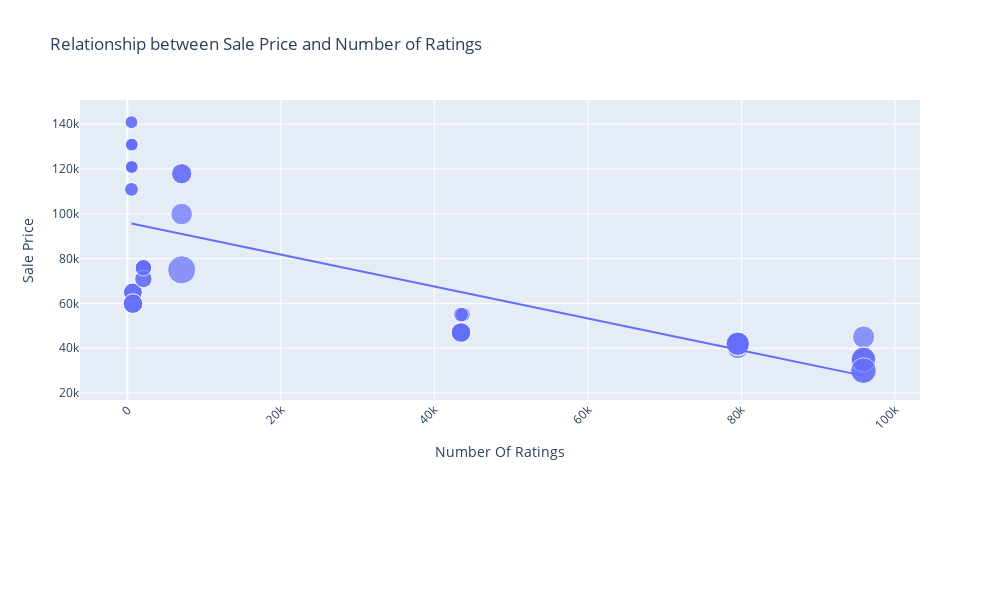

The cell this chart's notebook holds for it:
### Code cell
figure = px.scatter(data_frame = data, x= "Number Of Ratings", y="Sale Price", size="Discount Percentage", trendline = "ols", title= "Relationship between Sale Price and Number of Ratings")
figure.update_layout(
    xaxis_tickangle=-45,  # Rotate labels for better visibility
    xaxis_title="Number Of Ratings", 
    yaxis_title="Sale Price",
    height=600,  
    width=1000,  
    margin=dict(b=200)  
)
figure.show()

### Figure 1 — Plotly figure (JSON) as saved in the notebook; plotly's stock layout.template omitted (floating-point values rounded to 4 significant figures)
{"data": [{"hovertemplate": "Number Of Ratings=%{x}<br>Sale Price=%{y}<br>Discount Percentage=%{marker.size}<extra></extra>", "legendgroup": "", "marker": {"color": "#636efa", "size": [0, 0, 0, 0, 0, 0, 0, 0, 0, 20, 16, 20, 20, 20, 0, 0, 0, 0, 29, 15, 0, 15, 17, 18, 6, 6, 13, 6, 14, 10, 7, 6, 6, 13, 13, 10, 10, 6, 14, 6, 10, 6, 11, 11, 10, 14, 7, 6, 6, 6, 8, 8, 24, 22, 22, 22, 8, 24, 14, 14, 14, 14], "sizemode": "area", "sizeref": 0.0725, "symbol": "circle"}, "mode": "markers", "name": "", "orientation": "v", "showlegend": false, "type": "scatter", "x": [3431, 3431, 3431, 11202, 11202, 3431, 3431, 11202, 1454, 79512, 79512, 79582, 79512, 79512, 1078, 1078, 1078, 1078, 7088, 7088, 1078, 7088, 7081, 95909, 542, 580, 740, 545, 740, 2101, 545, 580, 580, 730, 730, 2101, 2101, 580, 740, 580, 2092, 545, 2101, 2092, 2101, 740, 545, 580, 580, 580, 43707, 43707, 95807, 95909, 95807, 95909, 43470, 95909, 43470, 43470, 43470, 43470], "xaxis": "x", "y": [49900, 84900, 84900, 77000, 77000, 49900, 49900, 77000, 89900, 41999, 39999, 41999, 41999, 41999, 131900, 117100, 131900, 117100, 74999, 117900, 117100, 117900, 99900, 44999, 140900, 130900, 64900, 120900, 59900, 75900, 110900, 130900, 120900, 64900, 64900, 75900, 75900, 120900, 59900, 120900, 75900, 140900, 70900, 70900, 75900, 59900, 110900, 120900, 130900, 130900, 54999, 54999, 29999, 34999, 34999, 34999, 54999, 29999, 46999, 46999, 46999, 46999], "yaxis": "y"}, {"hovertemplate": "<b>OLS trendline</b><br>Sale Price = -0.712783 * Number Of Ratings + 96054.8<br>R<sup>2</sup>=0.492139<br><br>Number Of Ratings=%{x}<br>Sale Price=%{y} <b>(trend)</b><extra></extra>", "legendgroup": "", "marker": {"color": "#636efa", "symbol": "circle"}, "mode": "lines", "name": "", "showlegend": false, "type": "scatter", "x": [542, 545, 545, 545, 545, 580, 580, 580, 580, 580, 580, 580, 580, 730, 730, 740, 740, 740, 740, 1078, 1078, 1078, 1078, 1078, 1454, 2092, 2092, 2101, 2101, 2101, 2101, 2101, 3431, 3431, 3431, 3431, 3431, 7081, 7088, 7088, 7088, 11202, 11202, 11202, 43470, 43470, 43470, 43470, 43470, 43707, 43707, 79512, 79512, 79512, 79512, 79582, 95807, 95807, 95909, 95909, 95909, 95909], "xaxis": "x", "y": [95670.0, 95670.0, 95670.0, 95670.0, 95670.0, 95640.0, 95640.0, 95640.0, 95640.0, 95640.0, 95640.0, 95640.0, 95640.0, 95530.0, 95530.0, 95530.0, 95530.0, 95530.0, 95530.0, 95290.0, 95290.0, 95290.0, 95290.0, 95290.0, 95020.0, 94560.0, 94560.0, 94560.0, 94560.0, 94560.0, 94560.0, 94560.0, 93610.0, 93610.0, 93610.0, 93610.0, 93610.0, 91010.0, 91000.0, 91000.0, 91000.0, 88070.0, 88070.0, 88070.0, 65070.0, 65070.0, 65070.0, 65070.0, 65070.0, 64900.0, 64900.0, 39380.0, 39380.0, 39380.0, 39380.0, 39330.0, 27770.0, 27770.0, 27690.0, 27690.0, 27690.0, 27690.0], "yaxis": "y"}], "layout": {"height": 600, "legend": {"itemsizing": "constant", "tracegroupgap": 0}, "margin": {"b": 200}, "title": {"text": "Relationship between Sale Price and Number of Ratings"}, "width": 1000, "xaxis": {"anchor": "y", "autorange": true, "domain": [0, 1], "range": [-6162.0, 103300.0], "tickangle": -45, "title": {"text": "Number Of Ratings"}, "type": "linear"}, "yaxis": {"anchor": "x", "autorange": true, "domain": [0, 1], "range": [16880.0, 150800.0], "title": {"text": "Sale Price"}, "type": "linear"}}}
